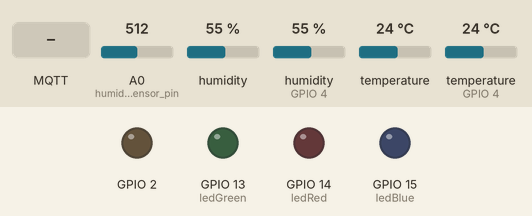
The sketch below on a simulated ESP8266 (NodeMCU). On the bench: output pins drawn as LEDs (lit = HIGH). The inputs (shaded band) are chosen by the test bench; at power-on: A0 (humidity_sensor_pin) = 512, humidity 55 %, humidity (sensor on GPIO 4) 55 %, temperature 24 °C, temperature (sensor on GPIO 4) 24 °C. WiFi joins after 1.5 s; servers stay silent unless stated; random numbers use the default seed unless the sketch sets one; no MQTT or app messages arrive unless stated; pins used as bus, display or sensor lines are not drawn; what the sketch prints to the serial monitor is not drawn.

Above: at 2.7 s.
2.8 s: MQTT message "0" arrives on the first subscribed topic
At 3.7 s:
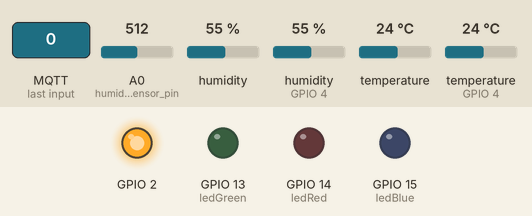
4.3 s: MQTT message "1" arrives on the first subscribed topic
At 4.8 s:
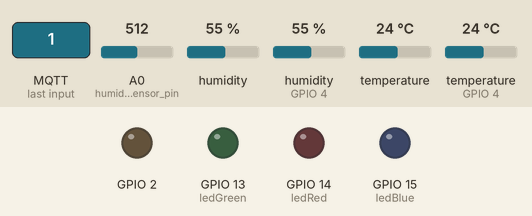
7.3 s: MQTT message "0" arrives on the first subscribed topic
At 20.4 s:
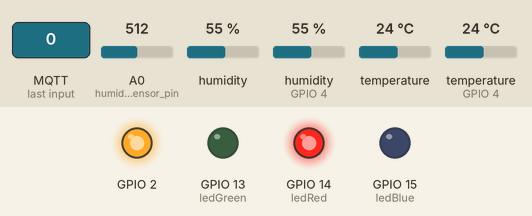
21.3 s: MQTT message "1" arrives on the first subscribed topic
At 28.2 s:
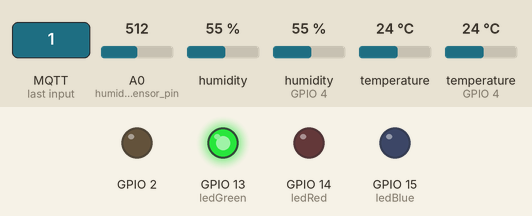
Timing chart, 0 to 44.0 s (numbered marks = the images above; inputs shaded):
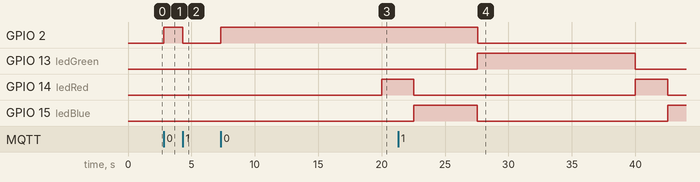

Measured:
- after the input at 2.8 s, GPIO 2: LOW → HIGH at once
- after the input at 4.3 s, GPIO 2: HIGH → LOW at once
- after the input at 7.3 s, GPIO 2: LOW → HIGH at once
- after the input at 21.3 s, GPIO 2: HIGH → LOW after 6.3 s

The sketch:

MCUV3_high_remoteCommand.ino
```cpp
#include "SimpleDHT.h"
#include "ESP8266WiFi.h"  // 提供Wi-Fi功能的程式庫
#include "PubSubClient.h"                             // MQTT Library
#include "DHT.h"                                      // DHT Sensor

const char* ssid="";        // WiFi ssid
const char* password="";    // WiFi password
const char* mqttServer = "";       // MQTT Server IP Address
const char* mqttUserName = "";       // 使用者名稱，隨意設定。
const char* mqttPwd = "";     // MQTT密碼
const char* clientID = "";     // The client id identifies the NodeMCU device.
const char* topicT = "";  // Topic temperature
const char* topicH = "";     // Topic humidity
const char* topicT_high = "";  // Topic temperature_high
const char* topicH_high = "";     // Topic humidity_high
const char* topicSH = "";     // Topic soil_humidity

unsigned long prevMillis = 0;    // 暫存經過時間（毫秒）
const long interval = 20000;    // 上傳資料的間隔時間，20秒。
String msgStr = "";         // 暫存MQTT訊息字串

int ledRed = 14;  //D5
int ledGreen = 13;  //D7
int ledBlue = 15; //D8
int pinDHT11 = 0;  //D3 接在GPIO0
int pinDHT11_high = 4;  //D2 接在GPIO4

SimpleDHT11 dht11;
byte humidity_sensor_pin = A0;
byte humidity_sensor_vcc = 5; //D1 接在GPIO5

// Setup sensor value
byte temperature;
byte humidity;
byte temperature_high;
byte humidity_high;
byte errCode = 255;
int soil_humidity;
int soil_humidity_dry = 1024;  //1024
int soil_humidity_water = 300;  //300

WiFiClient espClient;
PubSubClient client(espClient);
long lastMsg = 0;
char msg[50];
int value = 0;

void setup_wifi() {
  delay(10);
  // We start by connecting to a WiFi network
  Serial.println();
  Serial.print("Connecting to ");
  Serial.println(ssid);
  WiFi.begin(ssid, password);

  while (WiFi.status() != WL_CONNECTED) {
    delay(500);
    Serial.print(".");
  }

  randomSeed(micros());
  Serial.println("");
  Serial.println("WiFi connected");
  Serial.println("IP address: ");
  Serial.println(WiFi.localIP());
}

void callback(char* topic, byte* payload, unsigned int length) {
  Serial.print("Message arrived, topic:");
  Serial.println(topic);
  Serial.print("payload:");
  for (int i = 0; i < length; i++) {
    Serial.print((char)payload[i]);
  }
  Serial.println();

  // Switch on the LED if an 1 was received as first character
  if ((char)payload[0] == '1') {

    digitalWrite(BUILTIN_LED, LOW);   // Turn the LED on (Note that LOW is the voltage level
    // but actually the LED is on; this is because
    // it is active low on the ESP-01)
  } else if ((char)payload[0] == '0') {
    digitalWrite(BUILTIN_LED, HIGH);  // Turn the LED off by making the voltage HIGH
  }

}

// set LED state while D for default,R for ready, S for sensing,and U for uploading
void setLED(char LEDstate){
  switch(LEDstate){
    case 'R':
      digitalWrite(ledGreen,HIGH);
      digitalWrite(ledRed,LOW);
      digitalWrite(ledBlue,LOW);
      Serial.println("status: ready");
      break;
    case 'S':
      digitalWrite(ledGreen,LOW);
      digitalWrite(ledRed,HIGH);
      digitalWrite(ledBlue,LOW);
      Serial.println("status: reading_data");
      break;
    case 'U':
      digitalWrite(ledGreen,LOW);
      digitalWrite(ledRed,LOW);
      digitalWrite(ledBlue,HIGH);
      Serial.println("status: uploading_data");
      break;
    default:
      digitalWrite(ledGreen,LOW);
      digitalWrite(ledRed,LOW);
      digitalWrite(ledBlue,LOW);
      Serial.println("status: default");
      break;
    }
}

void setup() {
    // Setup LED
  pinMode(BUILTIN_LED, OUTPUT);     // Initialize the BUILTIN_LED pin as an output
  pinMode(ledRed, OUTPUT);
  pinMode(ledBlue, OUTPUT);
  pinMode(ledGreen, OUTPUT);
  setLED('default');
  // Init the humidity sensor board
  pinMode(humidity_sensor_vcc, OUTPUT);
  digitalWrite(humidity_sensor_vcc, LOW);
  // Setup Serial
  Serial.begin(115200);
  // 修正土壤濕度計，只有要修正時需要做
//  soil_humidity_calibration(soil_humidity_dry, soil_humidity_water);
  setup_wifi();
  client.setServer(mqttServer, 1883);
  client.setCallback(callback);
  reconnect();
}

void soil_humidity_calibration(int &soil_humidity_dry, int &soil_humidity_water) {
  Serial.println("");
  Serial.println("read value in totally dry soil: ");
  delay(15000);
  for(int i=0; i<10; i++){
    Serial.print(".");
    digitalWrite(humidity_sensor_vcc, HIGH);
    delay(500);
    soil_humidity_dry = max(soil_humidity_dry, analogRead(humidity_sensor_pin));
    digitalWrite(humidity_sensor_vcc, LOW);
    delay(500);
  }
  Serial.println("");
  Serial.println("dry value= ");
  Serial.print(soil_humidity_dry);
  Serial.println("");
  Serial.println("read value in water: ");
  delay(15000);
  for(int i=0; i<10; i++){
    Serial.print(".");
    digitalWrite(humidity_sensor_vcc, HIGH);
    delay(500);
    soil_humidity_water = min(soil_humidity_water, analogRead(humidity_sensor_pin));
    digitalWrite(humidity_sensor_vcc, LOW);
    delay(500);
  }
  Serial.println("");
  Serial.println("water value= ");
  Serial.print(soil_humidity_water);
}

void read_soil_humidity(int &soil_humidity, int &soil_humidity_water, int &soil_humidity_dry) {
  setLED('S');
  digitalWrite(humidity_sensor_vcc, HIGH);
  delay(500);
  int value = analogRead(humidity_sensor_pin);
  digitalWrite(humidity_sensor_vcc, LOW);
  if (value <= soil_humidity_water) {
    soil_humidity = 100;
  }else if (value >= soil_humidity_dry) {
    soil_humidity = 0;
  }else{
    soil_humidity = map(value, soil_humidity_water, soil_humidity_dry, 100, 0);
  }
}

void read_DHT11(byte &temperature, byte &humidity, byte &temperature_high, byte &humidity_high) {
  setLED('S');
  int err = SimpleDHTErrSuccess;
  if ((err = dht11.read(pinDHT11, &temperature, &humidity, NULL)) != SimpleDHTErrSuccess) {
    setLED('default');
    Serial.print("Read DHT11 failed, err=");
    Serial.println(err);
    temperature = errCode;
    humidity = errCode;
    delay(1000);
  }
  if ((err = dht11.read(pinDHT11_high, &temperature_high, &humidity_high, NULL)) != SimpleDHTErrSuccess) {
    setLED('default');
    Serial.print("Read DHT11_high failed, err=");
    Serial.println(err);
    temperature_high = errCode;
    humidity_high = errCode;
    delay(1000);
  }
  delay(2000);
}

void reconnect() {
  // Loop until we're reconnected
  while (!client.connected()) {
    Serial.print("Attempting MQTT connection...");
    // Create a random client ID
    String clientId = "ESP8266Client-";
    clientId += String(random(0xffff), HEX);
    // Attempt to connect
    if (client.connect(clientId.c_str())) {
      Serial.println("connected");
      // Once connected, publish an announcement...
      client.publish("MCU_01/test", "reconnect successfully!");
      // ... and resubscribe
//      client.subscribe("inTopic");
    } else {
      Serial.print("failed, rc=");
      Serial.print(client.state());
      Serial.println(" try again in 5 seconds");
      // Wait 5 seconds before retrying
      delay(5000);
    }
  }
  client.subscribe("test");
}

void loop() {
  if (!client.connected()) {
    reconnect();
  }
  client.loop();

  // 等待20秒
  if (millis() - prevMillis > interval) {
    prevMillis = millis();

    read_soil_humidity(soil_humidity, soil_humidity_water, soil_humidity_dry);
    read_DHT11(temperature, humidity, temperature_high, humidity_high);
    setLED('U');
    char temp[16];
    dtostrf(temperature, 2, 2, temp);   // To convert float into char
    client.publish(topicT, temp);
    delay(1000);
//    publish_data(topicT, "MCU_01 temperature", temp);

    char humi[16];
    dtostrf(humidity, 3, 2, humi);      // To convert float into char
    client.publish(topicH, humi);
    delay(1000);
//    publish_data(topicH, "MCU_01 humidity", humi);

    char s_humi[16];
    dtostrf(soil_humidity, 4, 2, s_humi);      // To convert float into char
    client.publish(topicSH, s_humi);
    delay(1000);
//    publish_data(topicSH, "MCU_01 soil_humidity",s_humi);

    char temp_high[16];
    dtostrf(temperature_high, 2, 2, temp_high);   // To convert float into char
    client.publish(topicT_high, temp_high);
    delay(1000);
//    publish_data(topicT_high, "MCU_01 temperature_high", temp);

    char humi_high[16];
    dtostrf(humidity_high, 3, 2, humi_high);      // To convert float into char
    client.publish(topicH_high, humi_high);
    delay(1000);
//    publish_data(topicH_high, "MCU_01 humidity_high", humi);
    Serial.println("temperature:"+String(temp));
    Serial.println("humidity:"+String(humi));
    Serial.println("temperature_high:"+String(temp_high));
    Serial.println("humidity_high:"+String(humi_high));
    Serial.println("soil humidity:"+String(s_humi));
    Serial.println("");
    setLED('R');
  }
}
```
